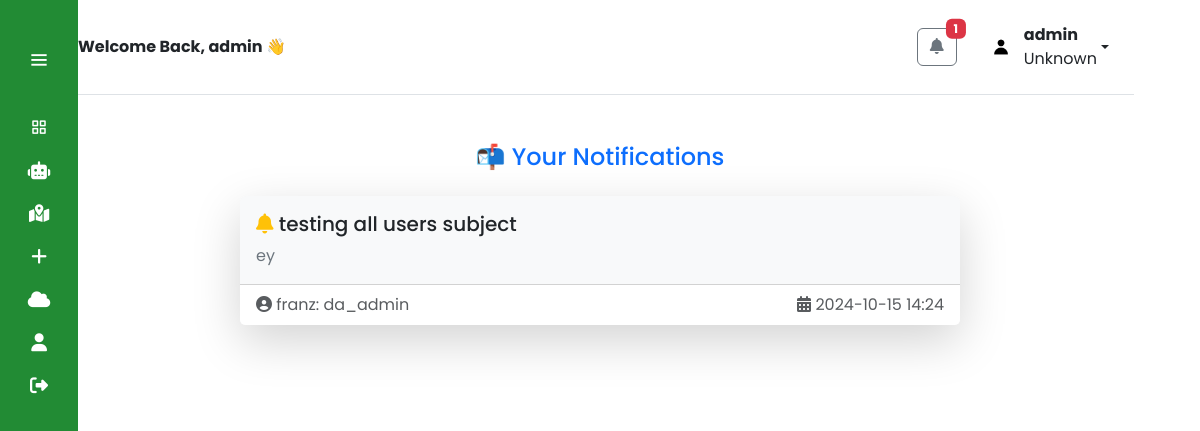
The app's page /bofa_view_notification (signed in) with its own data.
### app_agrosavvy/models.py (models this page shows, shortened)
class CustomUser(AbstractUser):
    email = models.EmailField(unique=True)
    firstname = models.CharField(max_length=30, blank=True)
    lastname = models.CharField(max_length=30, blank=True)
    date_of_birth = models.DateField(null=True, blank=True)
    profile_picture = models.ImageField(upload_to='profile_pictures/', null=True, blank=True)
    gender = models.ForeignKey(Gender, on_delete=models.SET_NULL, blank=True, null=True)
    useraddress = models.ForeignKey(UserAddress, on_delete=models.SET_NULL, null=True, blank=True)
    roleuser = models.ForeignKey(RoleUser, on_delete=models.SET_NULL, blank=True, null=True)
    active_status = models.BooleanField(default=True) #used custom instead of default is_active
    is_approved = models.BooleanField(default=False)
    request_date = models.DateTimeField(auto_now_add=True)
    approved_date = models.DateTimeField(null=True, blank=True)
    approved_by = models.ForeignKey(settings.AUTH_USER_MODEL, null=True, blank=True, on_delete=models.SET_NULL, related_name='approved_users')
    def __str__(self):
        return self.username
    class Meta:
        ordering = ['-approved_date']

class Notification(models.Model):
    user_receiver = models.ForeignKey(CustomUser, on_delete=models.SET_NULL, null=True, related_name='received_notifications')
    user_sender = models.ForeignKey(CustomUser, on_delete=models.SET_NULL, null=True, related_name='sent_notifications')
    subject = models.TextField()
    message = models.TextField()
    created_at = models.DateTimeField(auto_now_add=True)
    is_read = models.BooleanField(default=False)

class RoleUser(models.Model):
    ROLEUSER_CHOICES = [
        ("da_admin", "da_admin"),
        ("brgy_officer", "brgy_officer"),
        ("farmer", "farmer")
    ]
    roleuser = models.CharField(max_length=20, choices=ROLEUSER_CHOICES)

### app_agrosavvy/views.py (the view)
# urls.py: path('bofa_view_notification', views.bofa_view_notification, name='bofa_view_notification'),
def bofa_view_notification(request):
    notifications = Notification.objects.filter(user_receiver=request.user).order_by('-created_at')
    context = {
        'notifications': notifications,
    }
    return render(request, 'bofa_pages/bofa_view_notification.html', context)

### app_agrosavvy/templates/bofa_pages/bofa_view_notification.html
{% extends 'bofa_base.html' %}
{% block content %}
<div class="container mt-5">
    <h4 class="text-center mb-4 text-primary font-weight-bold">📬 Your Notifications</h4>
    <div class="row justify-content-center">
        {% if notifications %}
        <div class="col-md-8">
            {% for notification in notifications %}
            <div class="card mb-3 shadow-lg border-0 rounded" style="background-color: #f8f9fa;">
                <div class="card-body">
                    <h5 class="card-title font-weight-bold text-dark">
                        <i class="fas fa-bell text-warning"></i> {{ notification.subject }}
                    </h5>
                    <p class="card-text text-secondary">{{ notification.message }}</p>
                </div>
                <div class="card-footer bg-white text-muted d-flex justify-content-between align-items-center">
                    <span>
                        <i class="fas fa-user-circle"></i> {{ notification.user_sender }}: {{notification.user_sender.roleuser.roleuser }}
                    </span>
                    <span>
                        <i class="fas fa-calendar-alt"></i> {{ notification.created_at|date:"Y-m-d H:i" }}
                    </span>
                </div>
            </div>
            {% endfor %}
        </div>
        {% else %}
        <div class="col-md-8 text-center">
            <p class="text-muted display-4">✨ No Notifications ✨</p>
        </div>
        {% endif %}
    </div>
</div>
{% endblock %}

### templates/bofa_header_base.html (shortened to what this page needs)
{% load static %}
<header class="header border-bottom mx-4 mb-5">
    <div class="container d-flex flex-column flex-md-row justify-content-between align-items-center py-3">
        <div class="d-flex align-items-center mb-2 mb-md-0">
            <strong class="welcome-message me-2">Welcome Back, {{ user.username }} 👋</strong>
        </div>
        <div class="d-flex align-items-center mb-2 mb-md-0">
            <div class="dropdown me-3 position-relative">
                <button class="btn btn-outline-secondary position-relative" type="button" id="notificationDropdown"
                    data-bs-toggle="dropdown" aria-expanded="false">
                    <i class="fas fa-bell"></i>
                    <span class="badge bg-danger position-absolute top-0 start-100 translate-middle">{{ notifications|length }}</span>
                </button>
            </div>
            <div class="dropdown d-flex align-items-center">
                <a class="btn dropdown-toggle d-flex align-items-center" href="#" role="button" data-bs-toggle="dropdown"
                    aria-expanded="false">
                    {% if user.profile_picture %}
                    <img src="{{ user.profile_picture.url }}" alt="Profile Picture" class="rounded-circle"
                        style="width: 30px; height: 30px; object-fit: cover;" />
                    {% else %}
                    <img src="{% static 'default_pp.jpg' %}" alt="Default Profile Picture" class="rounded-circle"
                        style="width: 30px; height: 30px; object-fit: cover;" />
                    {% endif %}
                    <div class="ms-2 d-flex flex-column text-start">
                        <strong>{{ user.username }}</strong>
                        {% if user.roleuser.roleuser == "farmer" %}
                        <span class="small text-muted">Farmer</span>
                        {% elif user.roleuser.roleuser == "brgy_officer" %}
                        <span class="small text-muted">Brgy Officer</span>
                        {% elif user.roleuser.roleuser == "da_admin" %}
                        <span class="small text-muted">CAD Admin</span>
                        {% else %}
                        <span>Unknown</span>
                        {% endif %}
                    </div>
                </a>
            </div>
        </div>
    </div>
</header>

### templates/bofa_base.html (style rules this page uses)
body { background-color: rgb(255, 255, 255); }

### templates/bofa_sidebar.html (style rules this page uses)
:root { --color-default: #228b34; --color-white: #ffffff; }
* { padding: 0%; margin: 0%; box-sizing: border-box; font-family: 'Poppins', sans-serif; }
body { min-height: 100vh; }

### records on screen
CustomUser: username "admin"
Notification: subject "testing all users subject", message "ey", user_sender "franz", user_sender.roleuser.roleuser "da_admin", created_at "2024-10-15 14:24"

### other values on screen
{{ notifications|length }} "1"
